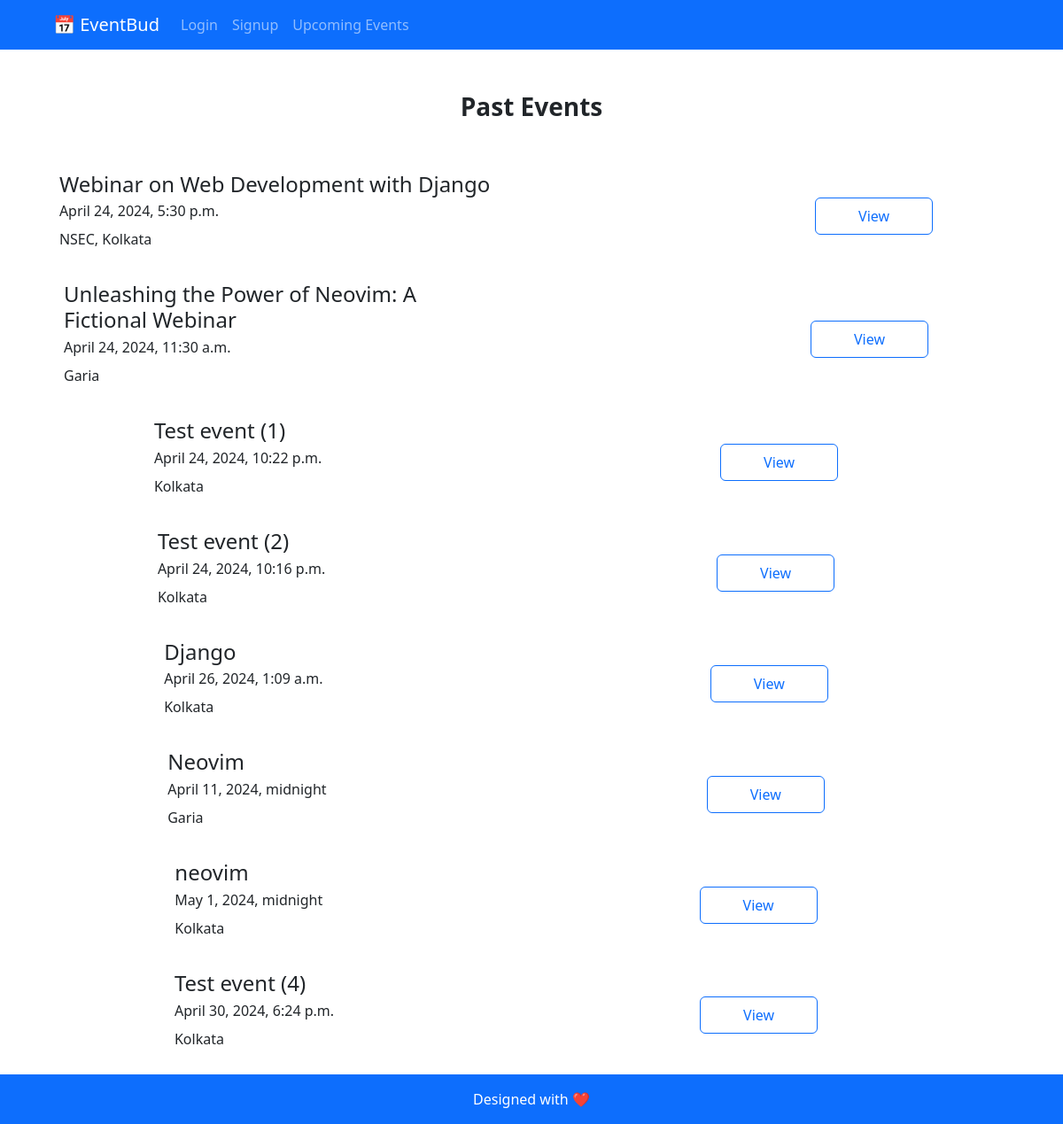
The app's page /events/past/, older data.
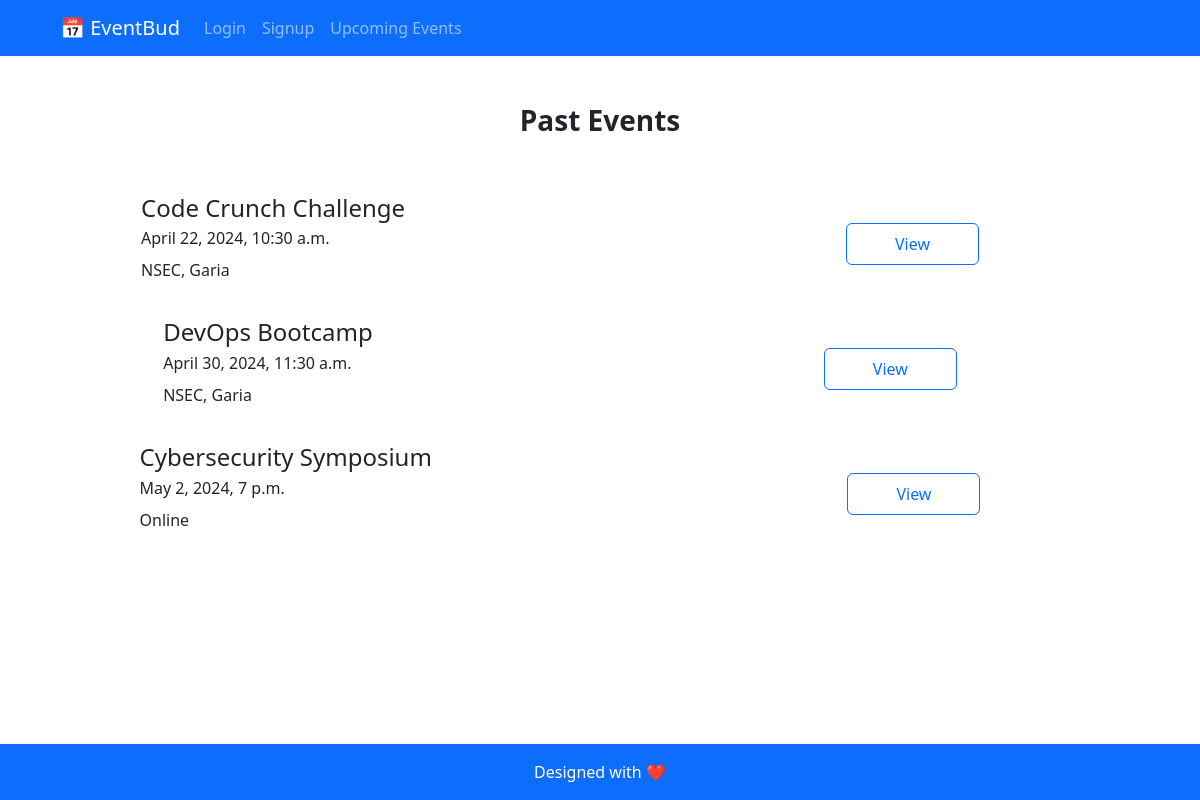
The same page, newer data.
### events/models.py (models this page shows, shortened)
class Event(models.Model):
    title = models.CharField(max_length=200)
    description = models.TextField()
    date = models.DateTimeField()
    location = models.CharField(max_length=200)
    user = models.ForeignKey(User, on_delete=models.CASCADE, null=True)

### events/views.py (the view)
# urls.py: path("past/", views.past_events, name="past_events"),
def past_events(request):
    events = Event.objects.filter(date__lt=timezone.now())
    context = {"events": events}
    return render(request, "events/past_events.html", context)

### events/templates/events/past_events.html (shortened to what this page needs)
{% extends "events/layout.html" %}
{% block content %}
<section class="px-lg-5 py-5 text-center">
  <div class="container mb-5">
    <div class="d-flex justify-content-center align-items-center">
      <div class="col">
        <h1 class="fs-3 fw-bold">Past Events</h1>
      </div>
    </div>
  </div>
  {% for event in events %}
  <div class="container">
    <div
      class="d-flex justify-content-evenly align-items-center event-gap lh-1 mb-4"
    >
      <div class="text-start">
        <h2 class="fs-4">{{ event.title }}</h2>
        <p>{{ event.date }}</p>
        <p>{{ event.location }}</p>
      </div>
      <div>
        <a
          href="{% url 'view_events' event.id %}"
          class="btn btn-outline-primary py-2 px-5 marginbtn"
          >View</a
        >
      </div>
    </div>
    {% empty %}
    <p>No Past Events Available</p>
    {% endfor %}
  </div>
</section>
{% endblock %}

Row changes from the older to the newer data that the page shows:
removed Event: title "Webinar on Web Development with Django", date "April 24, 2024, 5:30 p.m.", location "NSEC, Kolkata"
removed Event: title "Unleashing the Power of Neovim: A Fictional Webinar", date "April 24, 2024, 11:30 a.m.", location "Garia"
removed Event: title "Test event (1)", date "April 24, 2024, 10:22 p.m.", location "Kolkata"
removed Event: title "Test event (2)", date "April 24, 2024, 10:16 p.m.", location "Kolkata"
removed Event: title "Django", date "April 26, 2024, 1:09 a.m.", location "Kolkata"
removed Event: title "Neovim", date "April 11, 2024, midnight", location "Garia"
removed Event: title "neovim", date "May 1, 2024, midnight", location "Kolkata"
removed Event: title "Test event (4)", date "April 30, 2024, 6:24 p.m.", location "Kolkata"
added Event: title "Code Crunch Challenge", date "April 22, 2024, 10:30 a.m.", location "NSEC, Garia"
added Event: title "DevOps Bootcamp", date "April 30, 2024, 11:30 a.m.", location "NSEC, Garia"
added Event: title "Cybersecurity Symposium", date "May 2, 2024, 7 p.m.", location "Online"
